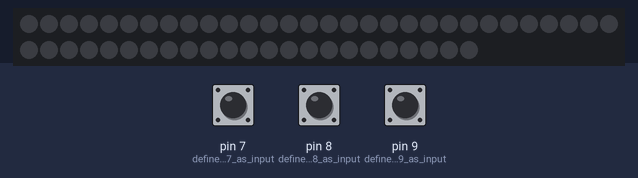
A sketch run on a simulated Arduino Uno, built with avr-gcc and run on an emulated ATmega328P. Parts: 53 RGB LEDs in strip order, left to right, continuing on the next row. Inputs (shaded band) come from the test bench; at power-on: pin 7 (define_pin_7_as_input) HIGH, pin 9 (define_pin_9_as_input) HIGH, pin 8 (define_pin_8_as_input) HIGH. The strip is taken to match the declared colour order.

Above: at 1.2 s.
1.3 s: pin 7 (define_pin_7_as_input) pulled LOW for 0.15 s
2.0 s: pin 9 (define_pin_9_as_input) pulled LOW for 0.15 s
2.7 s: pin 7 (define_pin_7_as_input) pulled LOW for 1 s
4.3 s: pin 9 (define_pin_9_as_input) pulled LOW for 1 s
5.9 s: pin 7 (define_pin_7_as_input) pulled LOW for 0.15 s
6.6 s: pin 9 (define_pin_9_as_input) pulled LOW for 0.15 s
At 7.62 s:
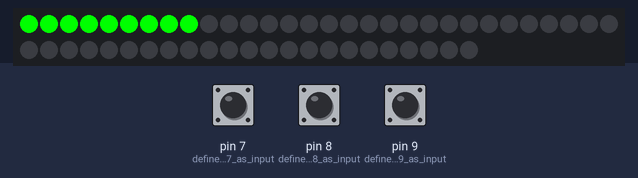
At 13.2 s:
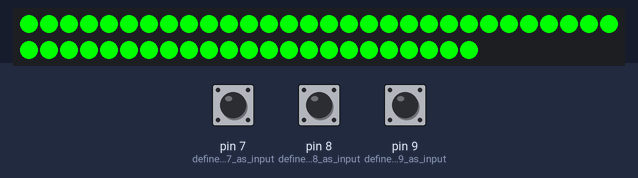

The sketch:

Buttons_Testing_May_17_RM.ino
```cpp
#include <Adafruit_NeoPixel.h>

// Pattern types supported:
enum  pattern {
  NONE, RAINBOW_CYCLE, THEATER_CHASE, COLOR_WIPE, SCANNER, FADE, RANDOM_PIXELS,
  FLASH_COLOR, SCROLL_COLOR, SCROLL_TWO_COLOR, SCROLL_MIDDLE, SCROLL_MIDDLE_TWO_COLOR,
  SCROLL_ENDS, SCROLL_ENDS_TWO_COLOR };
// Patern directions supported:
enum  direction {
  FORWARD, REVERSE };


// NeoPattern Class - derived from the Adafruit_NeoPixel class
class NeoPatterns :
public Adafruit_NeoPixel
{
public:

  // Member Variables:
  pattern  ActivePattern;  // which pattern is running
  direction Direction;     // direction to run the pattern

  unsigned long Interval;   // milliseconds between updates
  unsigned long lastUpdate; // last update of position

  uint32_t Color1, Color2;  // What colors are in use
  uint16_t TotalSteps;  // total number of steps in the pattern
  uint16_t Index;  // current step within the pattern

  void (*OnComplete)();  // Callback on completion of pattern

  // Constructor - calls base-class constructor to initialize strip
  NeoPatterns(uint16_t pixels, uint8_t pin, uint8_t type, void (*callback)())
:
    Adafruit_NeoPixel(pixels, pin, type)
    {
      OnComplete = callback;
    }

  // Update the pattern
  void Update()
  {
    if((millis() - lastUpdate) > Interval) // time to update
    {
      lastUpdate = millis();
      switch(ActivePattern)
      {
        //                case RAINBOW_CYCLE:
        //                    RainbowCycleUpdate();
        //                    break;
        //                case THEATER_CHASE:
        //                    TheaterChaseUpdate();
        //                    break;
      case COLOR_WIPE:
                        ColorWipeUpdate();
                        break;
        //                case SCANNER:
        //                    ScannerUpdate();
        //                    break;
        //                case FADE:
        //                    FadeUpdate();
        //                    break;
        //                case RANDOM_PIXELS:
        //                    RandomPixelsUpdate();
        //                    break;
        //                case FLASH_COLOR:
        //                    FlashColorUpdate();
        //                    break;
        //                case SCROLL_COLOR:
        //                    ScrollColorUpdate();
        //                    break;
        //                case SCROLL_TWO_COLOR:
        //                    ScrollTwoColorUpdate();
        //                    break;
        //                case SCROLL_MIDDLE:
        //                    ScrollMiddleUpdate();
        //                    break;
        //                case SCROLL_MIDDLE_TWO_COLOR:
        //                    ScrollMiddleTwoColorUpdate();
        //                    break;
        //                case SCROLL_ENDS:
        //                    ScrollEndsUpdate();
        //                    break;
        //                case SCROLL_ENDS_TWO_COLOR:
        //                    ScrollEndsTwoColorUpdate();
        //                    break;
      default:
        break;
      }
    }
  }

  // Increment the Index and reset at the end
  void Increment()
  {
    if (Direction == FORWARD)
    {
      Index++;
      if (Index >= TotalSteps)
      {
        Index = 0;
        if (OnComplete != NULL)
        {
          OnComplete(); // call the comlpetion callback
        }
      }
    }
    else // Direction == REVERSE
    {
      --Index;
      if (Index <= 0)
      {
        Index = TotalSteps-1;
        if (OnComplete != NULL)
        {
          OnComplete(); // call the comlpetion callback
        }
      }
    }
  }


  // Initialize for a ColorWipe
  void ColorWipe(uint32_t color, uint8_t interval, direction dir = FORWARD)
  {
    ActivePattern = COLOR_WIPE;
    Interval = interval;
    TotalSteps = numPixels();
    Color1 = color;
    Index = 0;
    Direction = dir;
  }

  // Update the Color Wipe Pattern
  void ColorWipeUpdate()
  {
    if(Index == 0){
      CleanPixels();
    }

    setPixelColor(Index, Color1);
    show();
    Increment();
  }


  /////////////////////////////////////////////////////////////////////////////////////////////////////////
  // Custom Patterns Begin
  /////////////////////////////////////////////////////////////////////////////////////////////////////////

 //Random Pixels
  void RandomPixels(int interval, int steps) {
    ActivePattern = RANDOM_PIXELS;
    Interval = interval;
    TotalSteps = steps;
  }

  // Update the Random Pixels pattern
//  void RandomPixelsUpdate() {
//    setPixelColor(random(numPixels()-1), Wheel(random(255)));
//    setPixelColor(random(numPixels()-1), 0);
//    show();
//    Increment();
//  }

  // Returns the Red component of a 32-bit color
  uint8_t Red(uint32_t color)
  {
    return (color >> 16) & 0xFF;
  }

  // Returns the Green component of a 32-bit color
  uint8_t Green(uint32_t color)
  {
    return (color >> 8) & 0xFF;
  }

  // Returns the Blue component of a 32-bit color
  uint8_t Blue(uint32_t color)
  {
    return color & 0xFF;
  }

  // Return color, dimmed by 75% (used by scanner)
  uint32_t DimColor(uint32_t color)
  {
    uint32_t dimColor = Color(Red(color) >> 1, Green(color) >> 1, Blue(color) >> 1);
    return dimColor;
  }

  // Input a value 0 to 255 to get a color value.
  // The colours are a transition r - g - b - back to r.
//  uint32_t Wheel(byte WheelPos)
//  {
//    WheelPos = 255 - WheelPos;
//    if(WheelPos < 85)
//    {
//      return Color(255 - WheelPos * 3, 0, WheelPos * 3);
//    }
//    else if(WheelPos < 170)
//    {
//      WheelPos -= 85;
//      return Color(0, WheelPos * 3, 255 - WheelPos * 3);
//    }
//    else
//    {
//      WheelPos -= 170;
//      return Color(WheelPos * 3, 255 - WheelPos * 3, 0);
//    }
//  }

  // Reverse direction of the pattern
//  void Reverse()
//  {
//    if (Direction == FORWARD)
//    {
//      Direction = REVERSE;
//      Index = TotalSteps-1;
//    }
//    else
//    {
//      Direction = FORWARD;
//      Index = 0;
//    }
//  }

  // Set all pixels to a color (synchronously)
//  void ColorSet(uint32_t color)
//  {
//    for (int i = 0; i < numPixels(); i++)
//    {
//      setPixelColor(i, color);
//    }
//    show();
//  }

  void CleanPixels()
  {
    for (int i = 0; i < numPixels(); i++)
    {
      setPixelColor(i, 0);
    }
    show();
  }
};

///////////////////// end of NeoPattern class /////////////////////////
///////////////////////////////////////////////////////////////////////

int buttonPattern = 7; //button #1 for pattern cycling
int buttonBrightness = 8; //button #2 for brightness
int buttonBank = 9; //button #3 for changing pattern bank

volatile int patternNumber = 1; // keeps track of pattern
volatile int brightnessNumber = 1; //keeps track of brightness level
volatile int bankNumber = 1; //keeps track of both buttons being pressed

//variables to keep track of the timing of recent interrupts
unsigned long button_time_pattern = 0;
unsigned long last_button_time_pattern = 0;
unsigned long button_time_brightness = 0;
unsigned long last_button_time_brightness = 0;
unsigned long button_time_bank = 0;
unsigned long last_button_time_bank = 0;

int debounceTime = 250; //in milliseconds

const int NEO_PIXEL_PIN = 3;           // Output pin for neo pixels.
const int NEO_PIXEL_COUNT = 53;         // Number of neo pixels.  You should be able to increase this without
const int POWER_LED_PIN = 13;

void pixelsComplete();

// Define some NeoPatterns for the two rings and the stick
//  as well as some completion routines
NeoPatterns pixels(NEO_PIXEL_COUNT, NEO_PIXEL_PIN, NEO_RGB + NEO_KHZ800, &pixelsComplete);

//Adafruit_NeoPixel pixels = Adafruit_NeoPixel(NEO_PIXEL_COUNT, NEO_PIXEL_PIN, NEO_GRB + NEO_KHZ800);

int wait = 80;

////////////// Change these accordingly ////////////////////

int numberBanks = 3; //set this to the number of banks
int numberBrightnessLevels = 5; //set this to number of bightness levels

int numberPatterns1 = 3;
int numberPatterns2 = 3;
int numberPatterns3 = 3;

int brightnessLevels[] = {
  255, 191, 127, 64, 0}; //Set to maximum brightness

///////////////////////////////////////////////////////////

void setup() {
  Serial.begin(38400);  //turn on serial communication
  //pin setups
  pinMode(7, INPUT_PULLUP); //define pin 7 as input
  //digitalWrite(7,HIGH);  // enable pullup resistor
  pinMode(8, INPUT_PULLUP); //define pin 8 as input
  //digitalWrite(8,HIGH);  // enable pullup resistor
  pinMode(9, INPUT_PULLUP); //define pin 9 as input
  //digitalWrite(9,HIGH);  // enable pullup resistor

  // Turn on the power indicator LED.
  //pinMode(POWER_LED_PIN, OUTPUT);
  //digitalWrite(POWER_LED_PIN, HIGH);

  pixels.begin(); //start NeoPattern class


  //pixels.Scanner(pixels.Color(255, 0, 0), 55);
  pixels.RandomPixels(20, 500);

  //  attachInterrupt(buttonPattern, patternControl, FALLING);  //jump to the increment function on falling edge
  //  attachInterrupt(buttonBrightness, brightnessControl, FALLING);  //jump to the increment function on falling edge
  //  attachInterrupt(buttonBank, bankControl, FALLING);  //jump to the increment function on falling edge

}

void loop() {
  pixels.Update();

  if (digitalRead(7) == LOW) {
    patternControl();
    bankChoice();
  }

  else if (digitalRead(8) == LOW) {

  }

  else if (digitalRead(9) == LOW) {
    bankControl();
    patternControl();
    bankChoice();
  }

//  else {
//    pixels.Update();
//  }
  //int brightnessFactor = brightnessLevels[brightnessNumber];


}

void pixelsComplete() {
  pixels.Update();
}

////creates the pixel setting function that incorproates a brightness level
//void setPixelColor( uint16_t n, uint8_t r, uint8_t g, uint8_t b) {
//   pixels.setPixelColor(n, (brightnessNumber*r/255) , (brightnessNumber*g/255), (brightnessNumber*b/255));
//}

////////////////////////////////////////////////////////////////////////////////
//// PATTERN CALLS
///////////////////////////////////////////////////////////////////////////////

//Determines what cank you're in and calls the next pattern bank accordingly
void bankChoice() {
  switch(bankNumber) {
  case 1:
    patternChoiceBank1();
    break;
  case 2:
    patternChoiceBank2();
    break;
  case 3:
    patternChoiceBank3();
    break;
  }
}

void patternChoiceBank1() {
  pixels.CleanPixels();
  pixels.Index = 0;

  switch(patternNumber) {
  case 1: //RED
    pixels.CleanPixels();
    pixels.ActivePattern = COLOR_WIPE;
    pixels.Color1 = pixels.Color(255, 0, 0);
    pixels.Interval = 100;
    pixels.Update();
    break;
  case 2: //GREEN
    pixels.CleanPixels();
    pixels.ActivePattern = COLOR_WIPE;
    pixels.Color1 = pixels.Color(0, 255, 0);
    pixels.Interval = 100;
    pixels.Update();
    break;
  case 3: //BLUE
    pixels.CleanPixels();
    pixels.ActivePattern = COLOR_WIPE;
    pixels.Color1 = pixels.Color(0, 0, 255);
    pixels.Interval = 100;
    pixels.Update();
    break;
  }
}

void patternChoiceBank2() {
  pixels.CleanPixels();
  pixels.Index = 0;

  switch(patternNumber) {
  case 1: //YELLOW
    pixels.CleanPixels();
    pixels.ActivePattern = COLOR_WIPE;
    pixels.Color1 = pixels.Color(255, 255, 0);
    pixels.Interval = 100;
    pixels.Update();
    break;
  case 2: //AQUA
    pixels.CleanPixels();
    pixels.ActivePattern = COLOR_WIPE;
    pixels.Color1 = pixels.Color(0, 255, 255);
    pixels.Interval = 100;
    pixels.Update();
    break;
  case 3: //MAGENTA
    pixels.CleanPixels();
    pixels.ActivePattern = COLOR_WIPE;
    pixels.Color1 = pixels.Color(255, 0, 255);
    pixels.Interval = 100;
    pixels.Update();
    break;
  }
}

void patternChoiceBank3() {
  pixels.CleanPixels();
  pixels.Index = 0;

  switch(patternNumber) {
  case 1: //Slow Purple
    pixels.CleanPixels();
    pixels.ActivePattern = COLOR_WIPE;
    pixels.Color1 = pixels.Color(128, 0, 128);
    pixels.Interval = 50;
    pixels.Update();
    break;
  case 2: //Slow Pink
    pixels.CleanPixels();
    pixels.ActivePattern = COLOR_WIPE;
    pixels.Color1 = pixels.Color(64, 224, 208);
    pixels.Interval = 50;
    pixels.Update();
    break;
  case 3: //Slow Chocolate
    pixels.CleanPixels();
    pixels.ActivePattern = COLOR_WIPE;
    pixels.Color1 = pixels.Color(210, 105, 30);
    pixels.Interval = 50;
    pixels.Update();
    break;
  }
}

////////////////////////////////////////////////////////////////////////////////
//// Button Presses
///////////////////////////////////////////////////////////////////////////////
//
////Pattern button interrupt
void patternControl() {
  button_time_pattern = millis();

  if (button_time_pattern - last_button_time_pattern > debounceTime) //check to see if ISR was called in the last 250 milliseconds
  {
    switch(bankNumber) { //add cases for each bank added
    case 1:
      if (patternNumber < numberPatterns1) {
        patternNumber++;
      }
      else {
        patternNumber = 1;
      }
      break;
    case 2:
      if (patternNumber < numberPatterns2) {
        patternNumber++;
      }
      else {
        patternNumber = 1;
      }
      break;
    case 3:
      if (patternNumber < numberPatterns3) {
        patternNumber++;
      }
      else {
        patternNumber = 1;
      }
      break;
    }
    last_button_time_pattern = button_time_pattern;

  }
}

//brightness button interrupt
void brightnessControl() {
  //  button_time_brightness = millis();
  //
  //  if (button_time_brightness - last_button_time_brightness > debounceTime)
  //  {
  if (brightnessNumber < numberBrightnessLevels) {
    brightnessNumber++;
  }
  else {
    brightnessNumber = 1;
  }
  last_button_time_brightness = button_time_brightness;
  // }
}


//pattern bank button interrupt
void bankControl() {
  button_time_bank = millis();

  if (button_time_bank - last_button_time_bank > debounceTime)
  {
    if (bankNumber < numberBanks) {
      bankNumber++;
    }
    else {
      bankNumber = 1;
    }
    last_button_time_bank = button_time_bank;
    patternNumber = 1;
  }
}

////////////////////////////////////////////////////////////////////////////////
//// PATTERNS
///////////////////////////////////////////////////////////////////////////////
//
////Bank 1-------------------------------
//
//void colorRed() {
//  int i;
//  for (i=0; i< NEO_PIXEL_COUNT; i++){
//    pixels.setPixelColor(i, 255, 0, 0);
//  }
//  pixels.show();
//}
//
//void colorBlue() {
//  int i;
//  for (i=0; i< NEO_PIXEL_COUNT; i++){
//    pixels.setPixelColor(i, 0, 0, 255);
//  }
//  pixels.show();
//}
//
//void colorGreen() {
//  int i;
//  for (i=0; i< NEO_PIXEL_COUNT; i++){
//    pixels.setPixelColor(i, 0, 255, 0);
//  }
//  pixels.show();
//}
//
//
////Bank 2-------------------------------
//
//void colorRedWalk() {
//  int i;
//  for (i=0; i< NEO_PIXEL_COUNT; i++){
//    pixels.setPixelColor(i, 255, 0, 0);
//    pixels.show();
//    delay(wait);
//  }
//  for (int j=0; i< NEO_PIXEL_COUNT; i++){
//    pixels.setPixelColor(i, 0, 0, 0);
//  }
//  pixels.show();
//}
//
//void colorBlueWalk() {
//  int i;
//  for (i=0; i< NEO_PIXEL_COUNT; i++){
//    pixels.setPixelColor(i, 0, 0, 255);
//    pixels.show();
//    delay(wait);
//  }
//  for (int j=0; i< NEO_PIXEL_COUNT; i++){
//    pixels.setPixelColor(i, 0, 0, 0);
//  }
//  pixels.show();
//
//}
//
//void colorGreenWalk() {
//  int i;
//  for (i=0; i< NEO_PIXEL_COUNT; i++){
//    pixels.setPixelColor(i, 0, 255, 0);
//    pixels.show();
//    delay(wait);
//  }
//  for (int j=0; i< NEO_PIXEL_COUNT; i++){
//    pixels.setPixelColor(i, 0, 0, 0);
//  }
//  pixels.show();
//}
//
////Bank 3-------------------------------
//
//void colorYellowWalk() {
//  int i;
//  for (i=0; i< NEO_PIXEL_COUNT; i++){
//    pixels.setPixelColor(i, 255, 255, 0);
//    pixels.show();
//    delay(wait);
//  }
//}
//
//void colorPurpleWalk() {
//  int i;
//  for (i=0; i< NEO_PIXEL_COUNT; i++){
//    pixels.setPixelColor(i, 255, 0, 255);
//    pixels.show();
//    delay(wait);
//  }
//}
//
//void colorAquaWalk() {
//  int i;
//  for (i=0; i< NEO_PIXEL_COUNT; i++){
//    pixels.setPixelColor(i, 0, 255, 255);
//    pixels.show();
//    delay(wait);
//  }
//}


//////////////////////////////////////////// EXTRA SHIT//////////////////////

/* serial monitor shit
 delay(1000);
 Serial.print("Pattern: ");
 Serial.print(patternNumber);
 Serial.print("  Brightness Level: ");
 Serial.print(brightnessNumber);
 Serial.print("   Bank Number:  ");
 Serial.print(bankNumber);
 Serial.print('\n'); */
```

Measured:
- after the input at 6.6 s, the LEDs: first change at once (image 1 shows a later state)
